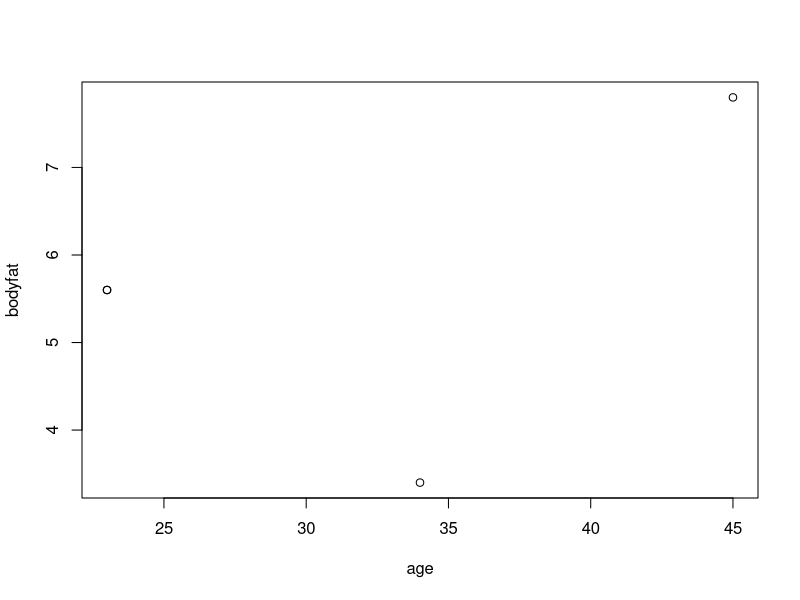
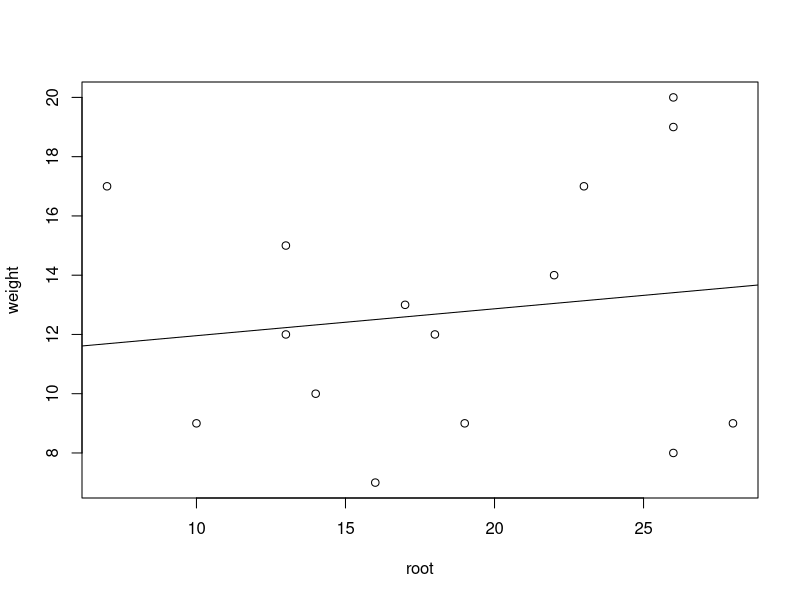
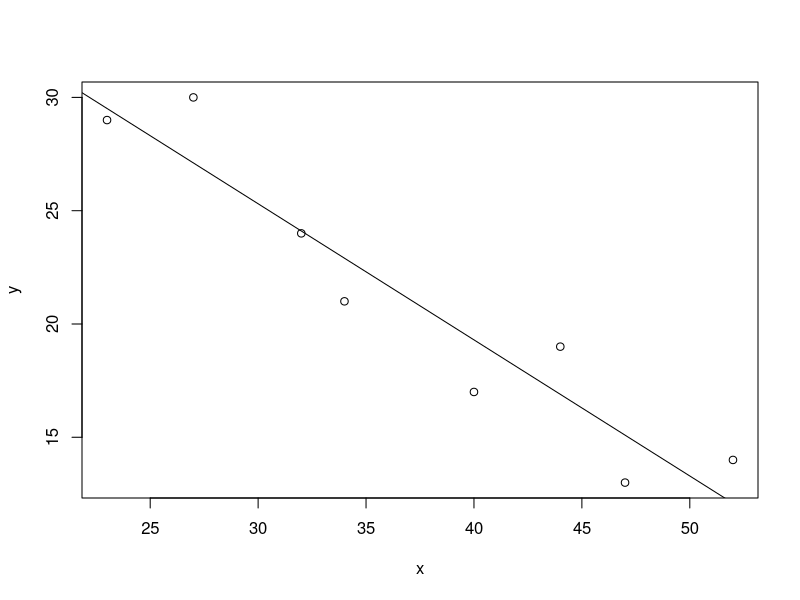

Reproduce these figures in R, in order.
age = c(23,45,34,23)
bodyfat = c(5.6,7.8,3.4,5.6)

#Calculate covariance of 2 data sets
cov(age,bodyfat) # Positive value, relationship between age and bodyfat is in the same direction


#Plotting scatter diagram
plot(age, bodyfat)

#### best Fitted line #####
root=c(26,14,18,10,26,7,26,13,19,17,13,16,28,23,22)
weight=c(20,10,12,9,19,17,8,15,9,13,12,7,9,17,14)
length(root)
length(weight)

plot(root,weight) # Positive Relationship

    #y    #x
lm(weight~root) # Getting m and b
# m = 11.05213
# b = 0.09071

abline(lm(weight~root)) # Best Fitted Line

cor(root,weight) # correlation coefficient (r)
#r = 0.9013541
        # coerrelation coefficient r=90 is strong and the relationship
        # between the root depth and mean weight of the watermelon is positive
# r^2 is 0.8124, coefficient of determination
        # 81% of the variation of mean weight of watermelon can be
        # explained by the least squared

x=c(27,44,32,47,23,40,34,52)
y=c(30,19,24,13,29,17,21,14)
plot(x,y)
lm(y~x)
abline(lm(y~x))
#y= -0.6007x+43.3263

cor(weight, root) # coerrelation coefficient; can also be cor(root, weight)
(cor(weight, root))^2 #  correlation of determination
summary(lm(weight~root))